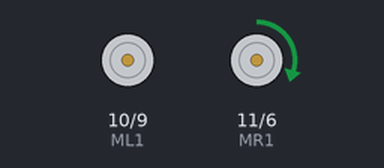
A sketch run on a simulated Arduino Uno, built with avr-gcc and run on an emulated ATmega328P. Parts: motor-driver pin pairs drawn as motors (green arrow = first pin HIGH = forward, orange = second pin HIGH = backward, longer = more drive).

Above: at 0.5 s.
At 1.5 s:
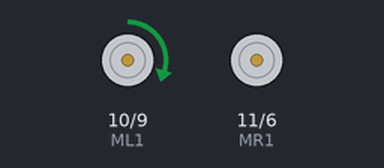
At 2.5 s:
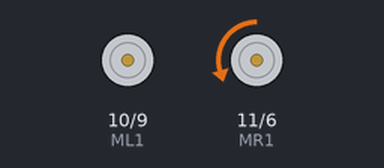
At 5.5 s:
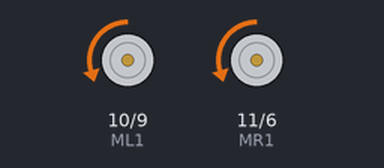
Timing chart, 0 to 7.8 s (numbered marks = the images above):
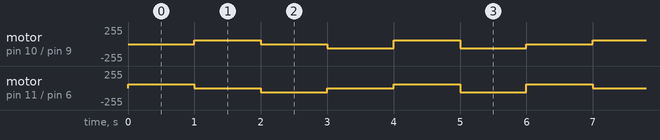

The sketch:

MotorTest.ino
```cpp
#define MR1 11
#define MR2 6
#define ML1 10
#define ML2 9


//Function to setup correct pins to the motor and test its working

void setup()
{
  pinMode(ML1, OUTPUT);
  pinMode(ML2, OUTPUT);
  pinMode(MR1, OUTPUT);
  pinMode(MR2, OUTPUT);
}

void loop()
{
  //Right Motor Forward
  analogWrite(MR1,60);
  analogWrite(MR2,0);
  delay(1000);

  analogWrite(MR1,0);
  analogWrite(MR2,0);
  analogWrite(ML1,0);
  analogWrite(ML2,0);

  //Left Motor Forward
  analogWrite(ML1,60);
  analogWrite(ML2,0);
  delay(1000);
    analogWrite(MR1,0);
  analogWrite(MR2,0);
  analogWrite(ML1,0);
  analogWrite(ML2,0);
  //Right Motor Forward
  analogWrite(MR2,60);
  analogWrite(MR1,0);
  delay(1000);
    analogWrite(MR1,0);
  analogWrite(MR2,0);
  analogWrite(ML1,0);
  analogWrite(ML2,0);
  //Left Motor Forward
  analogWrite(ML2,60);
  analogWrite(ML1,0);
  delay(1000);
    analogWrite(MR1,0);
  analogWrite(MR2,0);
  analogWrite(ML1,0);
  analogWrite(ML2,0);
    analogWrite(MR1,60);
  analogWrite(MR2,0);
  analogWrite(ML1,60);
  analogWrite(ML2,0);
  delay(1000);
    analogWrite(MR1,0);
  analogWrite(MR2,0);
  analogWrite(ML1,0);
  analogWrite(ML2,0);

    analogWrite(MR1,0);
  analogWrite(MR2,60);
  analogWrite(ML1,0);
  analogWrite(ML2,60);
  delay(1000);
    analogWrite(MR1,0);
  analogWrite(MR2,0);
  analogWrite(ML1,0);
  analogWrite(ML2,0);

}
```

Measured:
- by itself, motor on pin 10 (ML1) / pin 9 (ML2): repeats every 6.0 s: stopped 1.0 s, backward 60/255 1.0 s, forward 60/255 1.0 s, backward 60/255 1.0 s, stopped 1.0 s, forward 60/255 1.0 s
- by itself, motor on pin 11 (MR1) / pin 6 (MR2): repeats every 6.0 s: stopped 1.0 s, backward 60/255 1.0 s, stopped 1.0 s, forward 60/255 1.0 s, backward 60/255 1.0 s, forward 60/255 1.0 s
